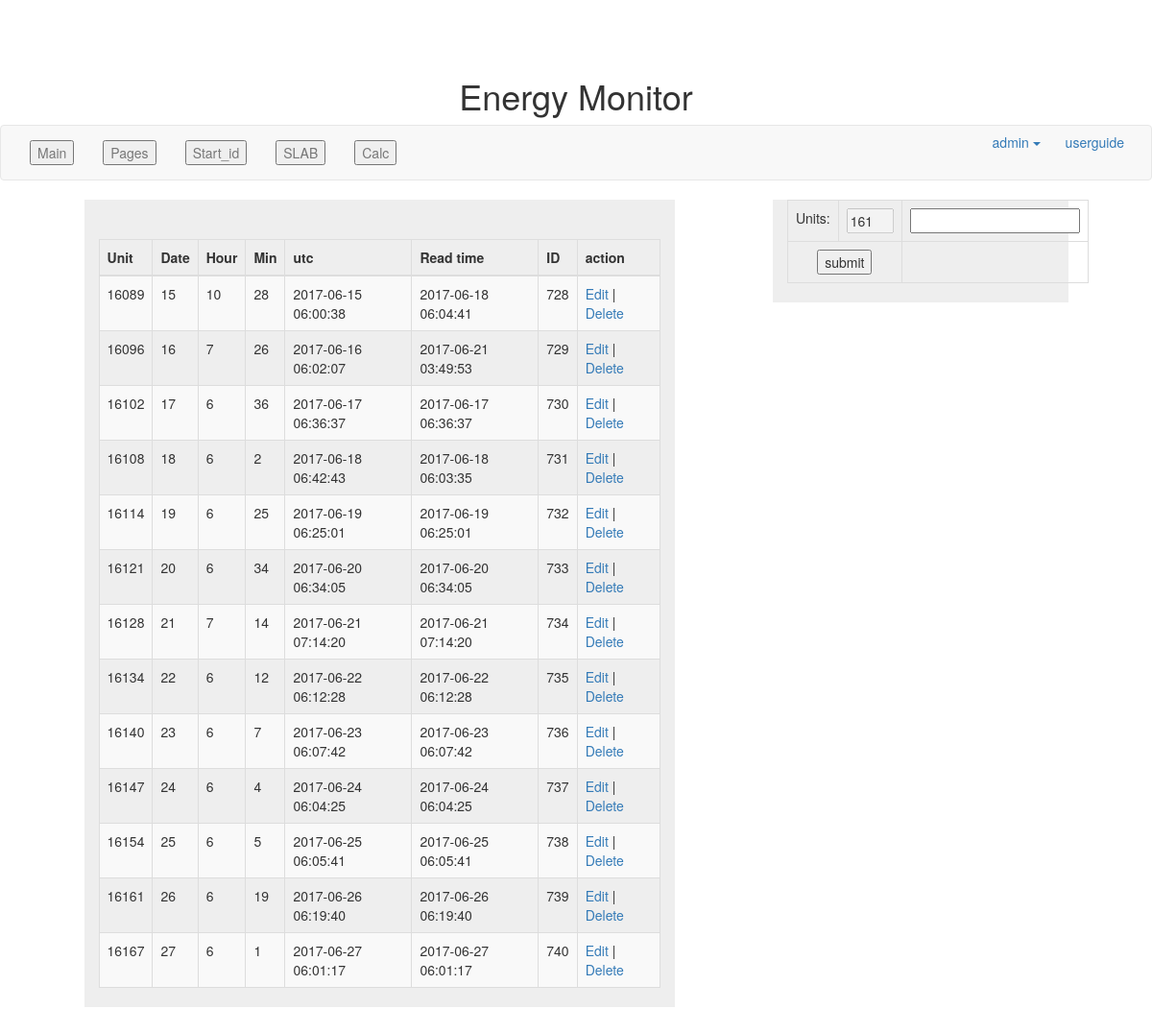
The page / on the database its author committed.
### tables this page shows
CREATE TABLE `units_aug` (
  `unit` int(30) NOT NULL,
  `date` int(30) DEFAULT NULL,
  `hour` int(30) DEFAULT NULL,
  `min` int(30) DEFAULT NULL,
  `utc` datetime DEFAULT NULL,
  `unitreadtime` timestamp NOT NULL DEFAULT CURRENT_TIMESTAMP ON UPDATE CURRENT_TIMESTAMP,
  `id` int(30) NOT NULL
);

### application/controllers/Kseb.php (called while the page is built, shortened)
<?php if ( ! defined('BASEPATH')) exit('No direct script access allowed');
class  Kseb extends CI_Controller
{
	public function index()
	{$mydate=getdate(date("U"));
		$data['y'] =$mydate;
		$data['start_id']= $this->KsebModel->viewstart_id();
		$this->load->view("index",$data );
	}
}
?>

### index.php (called while the page is built, shortened)
<?php
require_once BASEPATH.'core/CodeIgniter.php';

### application/models/KsebModel.php (called while the page is built, shortened)
<?php if ( ! defined('BASEPATH')) exit('No direct script access allowed');
class KsebModel extends CI_Model
{
	public function getstart_id()
	{
		$query=$this->db->get('start_id');
		return $query->row();
	}
	public function viewdata()
	{
        $table ='units_aug';
        $qry =$this->getstart_id();
		$start_id =$qry->start_id_this;
		 $query = $this->db->query("SELECT  * FROM  $table   WHERE `id` >=   '$start_id' ORDER BY `id` ASC ");
		return $query->result();
	}
}

### application/views/index.php (the view, shortened to what this page needs)
<?php $this->load->view('header') ?>
<div class="container=fluid">
      <div class="row">
  <div class ="col-sm-1" style="background-color:FEFEFE;">
	 </div>
		<div class ="col-sm-6" style="background-color:#EEEEEE;">
           <table  class="table table-bordered table-striped">
           <thead>
               <th>Unit</th>
               <th>Date</th>
               <th>Hour</th>
               <th> Min</th>
			<th> utc</th>
               <th>Read time</th>
               <th>ID</th>
			<th>action</th>
           </thead>
           <tbody>
		<hr>
				<?php
					foreach($this->KsebModel->viewdata() as $row)
					{
						echo "<tr>
							<td> $row->unit </td>
							<td> $row->date </td>
							<td> $row->hour </td>
							<td> $row->min</td>
							<td> $row->utc </td>
							<td> $row->unitreadtime </td>
							<td> $row->id </td>
                               <td><a href='".site_url('Kseb/edit/'.$row->id)."'>Edit</a> | <a href='".site_url('Kseb/delete/'.$row->id)."'>Delete</a></td>
							</tr>";
					}
				?>
           </tbody> </table>
		</div>
		 <div class ="col-sm-1" style="background-color:#FFFFFF;">
	  </div>
	 <div class ="col-sm-3" style="background-color:#EEEEEE;">
      <?php
      $row= $this->KsebModel->getstart_id();
      $offset = $row->offset ;
      $dvdr   = $row->dvdr;
      $x=$offset/$dvdr;
      ?>
	<form action=" <?php echo site_url('Kseb/insertdata'); ?>" method="post">
       	<Kseb><table  class="table table-bordered">
           	<tr>
               	<td>Units:</td>
               	<td>
                    <input type ="text" value="<?php echo$x;?>" disabled size=3>
               	</td>
				<td>
					<input type="text" name="unit" />
                   </td>
               </tr>
               <tr>
               	<td colspan="2">
                   	<center><input type="submit" value="submit" name="submit" /></center>
                   </td>
               </tr>
           </table></Kseb>
		</form>
		</div>
	</div>
	</div>
  <?php $this->load->view('footer') ?>

### application/views/header.php (shortened to what this page needs)
<!DOCTYPE html>
<html class="no-js">
<head>
  <link rel="stylesheet" href="<?php   echo base_url();?>assets/bootstrap/css/bootstrap.min.css">
  <link rel="stylesheet" href="<?php echo base_url();?>assets/bootstrap/css/main.css">
  <h1><center> Energy Monitor</center></h1>
  <nav class="navbar navbar-default">
    <div class="navbar-inner">
      <div class="container-fluid">
          <ul   class="nav navbar-nav">
            <li><a href = "<?php echo site_url('Kseb'); ?>" > <i class="icon-home"></i> <button> Main</button> </a></li>
			 <li><a href = "<?php echo site_url('Pagedisplay/example1'); ?>" ><button>  Pages</button></a></li>
			<li><a href = "<?php echo site_url('Kseb/start_id'); ?>" ><button> Start_id</button></a></li>
	        <li><a href ="<?php echo site_url('Kseb/viewslab');?>"> <button>SLAB</button></a> </li>
            <li><a href ="<?php echo site_url('Kseb/calculate');?>"> <button>Calc</button></a> </li>
          </ul>
          <div class="btn-group pull-right">
            <a class="btn dropdown-toggle" data-toggle="dropdown" href="#">
              <i class="icon-wrench"></i> admin	<span class="caret"></span>
            </a>
              <a class="btn" href="<?php echo base_url('user_guide'); ?> "><i class="icon-share"></i> userguide</a>
          </div>
      </div>
    </div>
 </nav>
</head>
<body>

### application/views/footer.php (shortened to what this page needs)
</body>
</html>

### application/views/header.php (style rules this page uses)
body { padding-top: 60px; padding-bottom: 40px; }

### rows shown on the page
units_aug: unit "16089", date "15", hour "10", min "28", utc "2017-06-15 06:00:38", unitreadtime "2017-06-18 06:04:41", id "728"
units_aug: unit "16096", date "16", hour "7", min "26", utc "2017-06-16 06:02:07", unitreadtime "2017-06-21 03:49:53", id "729"
units_aug: unit "16102", date "17", hour "6", min "36", utc "2017-06-17 06:36:37", unitreadtime "2017-06-17 06:36:37", id "730"
units_aug: unit "16108", date "18", hour "6", min "2", utc "2017-06-18 06:42:43", unitreadtime "2017-06-18 06:03:35", id "731"
units_aug: unit "16114", date "19", hour "6", min "25", utc "2017-06-19 06:25:01", unitreadtime "2017-06-19 06:25:01", id "732"
units_aug: unit "16121", date "20", hour "6", min "34", utc "2017-06-20 06:34:05", unitreadtime "2017-06-20 06:34:05", id "733"
units_aug: unit "16128", date "21", hour "7", min "14", utc "2017-06-21 07:14:20", unitreadtime "2017-06-21 07:14:20", id "734"
units_aug: unit "16134", date "22", hour "6", min "12", utc "2017-06-22 06:12:28", unitreadtime "2017-06-22 06:12:28", id "735"
units_aug: unit "16140", date "23", hour "6", min "7", utc "2017-06-23 06:07:42", unitreadtime "2017-06-23 06:07:42", id "736"
units_aug: unit "16147", date "24", hour "6", min "4", utc "2017-06-24 06:04:25", unitreadtime "2017-06-24 06:04:25", id "737"
units_aug: unit "16154", date "25", hour "6", min "5", utc "2017-06-25 06:05:41", unitreadtime "2017-06-25 06:05:41", id "738"
units_aug: unit "16161", date "26", hour "6", min "19", utc "2017-06-26 06:19:40", unitreadtime "2017-06-26 06:19:40", id "739"
units_aug: unit "16167", date "27", hour "6", min "1", utc "2017-06-27 06:01:17", unitreadtime "2017-06-27 06:01:17", id "740"
